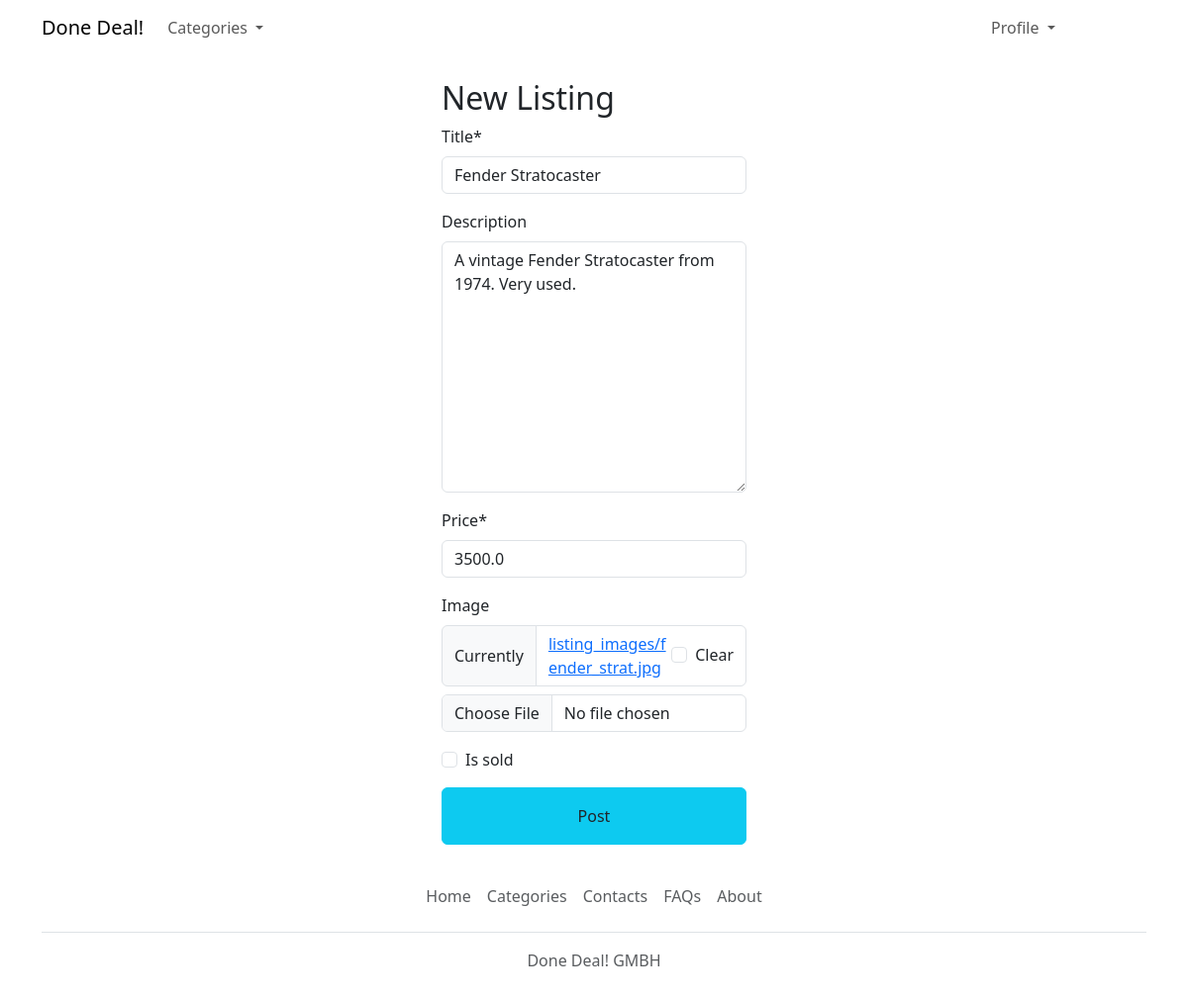
/listing/2/edit_listing/ (signed in), run on the app's committed database.
### listing/models.py (models this page shows, shortened)
class Listing(models.Model):
    title = models.CharField(max_length=255)
    price = models.FloatField(default="0")
    pub_date = models.DateField(auto_now_add=True)
    description = models.TextField(null=True, blank=True)  # optional field
    category = models.ForeignKey(Category, related_name='listings', on_delete=models.CASCADE, blank=True, null=True)
    is_sold = models.BooleanField(default='False')
    seller = models.ForeignKey(settings.AUTH_USER_MODEL, related_name='listings', on_delete=models.CASCADE)
    location = models.ForeignKey(Region, related_name='listings', on_delete=models.PROTECT, blank=True, null=True)
    image = models.ImageField(upload_to='listing_images', blank=True, null=True)

### listing/views.py (the view)
# urls.py: path('<int:pk>/edit_listing/', views.edit_listing, name='edit'),
@login_required
def edit_listing(request, pk):
    listing = get_object_or_404(Listing, pk=pk, seller=request.user)
    if request.method == 'POST':
        form = EditListingForm(request.POST, request.FILES, instance=listing)
        if form.is_valid():
            form.save()
            return redirect('listing:detail', pk=listing.id)
    else:
        form = EditListingForm(instance=listing)
    return render(request, 'listing/new_listing.html', {
        'form': form,
        'title': 'Edit listing',
    })

### listing/forms.py
class EditListingForm(forms.ModelForm):
    class Meta:
        model = Listing
        fields = ('title', 'description', 'price', 'image', 'is_sold')

### listing/templates/listing/new_listing.html (shortened to what this page needs)
{% extends 'core/base.html' %}
{% load crispy_forms_filters %}
{% block content %}
        <div class="jumbotron jumbotron-fluid">
        <div class="container mt-4 px-5 ">
            <div class="row">
                <div class="col-12 col-sm-8 col-md-6 col-lg-4 offset-sm-2 offset-md-3 offset-lg-4">
                    <div class="container-fluid justify-elements-center">
                        <h2>New Listing</h2>
                        <form class="mb-3" method="post" action="." enctype="multipart/form-data">
                            {{form|crispy}}
                            <div class="d-flex justify-content-end">
                                <button class="btn btn-info text-light text-reset w-100 py-3" type="submit">Post
                                </button>
                            </div>
                        </form>
                    </div>
                </div>
            </div>
        </div>
    </div>
{% endblock %}

### data on the page
Listing: title "Fender Stratocaster", description "A vintage Fender Stratocaster from 1974. Very used.", price "3500.0"
